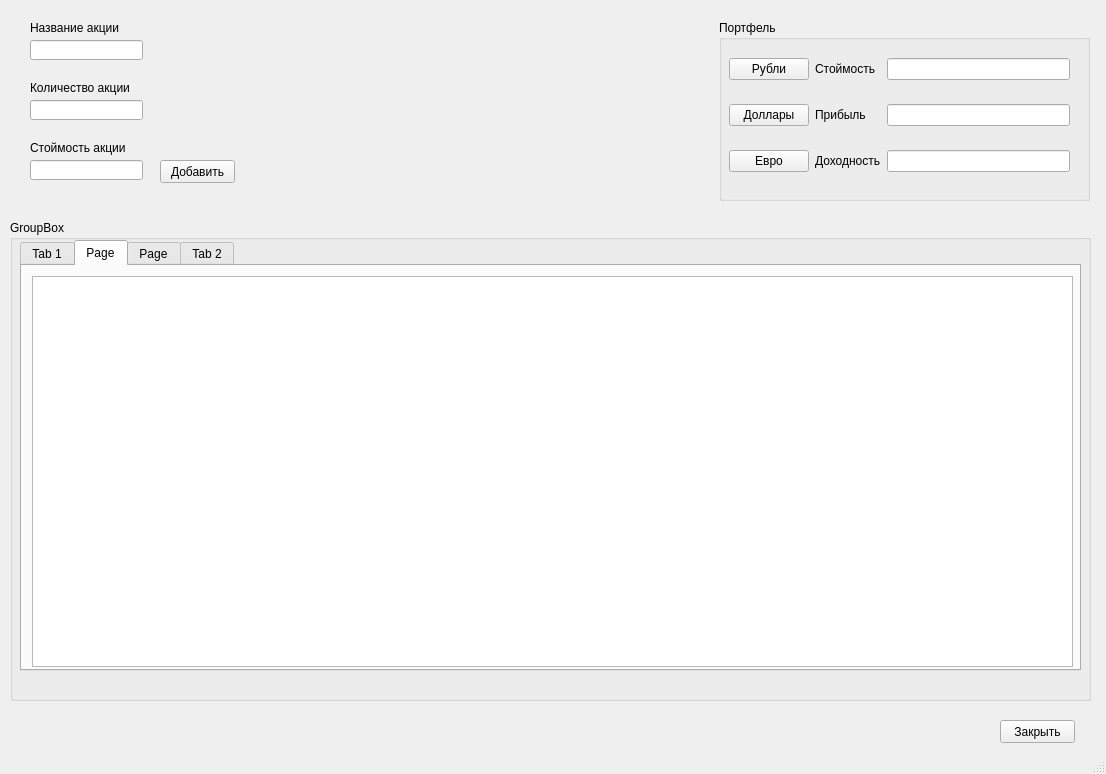
<?xml version="1.0" encoding="UTF-8"?>
<ui version="4.0">
 <class>MainWindow</class>
 <widget class="QMainWindow" name="MainWindow">
  <property name="geometry">
   <rect>
    <x>0</x>
    <y>0</y>
    <width>1106</width>
    <height>774</height>
   </rect>
  </property>
  <property name="windowTitle">
   <string>MainWindow</string>
  </property>
  <widget class="QWidget" name="centralwidget">
   <widget class="QPushButton" name="pushButton">
    <property name="geometry">
     <rect>
      <x>1000</x>
      <y>720</y>
      <width>75</width>
      <height>23</height>
     </rect>
    </property>
    <property name="text">
     <string>Закрыть</string>
    </property>
   </widget>
   <widget class="QGroupBox" name="groupBox">
    <property name="geometry">
     <rect>
      <x>10</x>
      <y>220</y>
      <width>1081</width>
      <height>481</height>
     </rect>
    </property>
    <property name="title">
     <string>GroupBox</string>
    </property>
    <widget class="QTabWidget" name="tabWidget">
     <property name="geometry">
      <rect>
       <x>10</x>
       <y>20</y>
       <width>1061</width>
       <height>431</height>
      </rect>
     </property>
     <property name="currentIndex">
      <number>1</number>
     </property>
     <widget class="QWidget" name="tab">
      <attribute name="title">
       <string>Tab 1</string>
      </attribute>
      <widget class="QWidget" name="horizontalLayoutWidget">
       <property name="geometry">
        <rect>
         <x>10</x>
         <y>10</y>
         <width>1041</width>
         <height>391</height>
        </rect>
       </property>
       <layout class="QHBoxLayout" name="horizontalLayout">
        <item>
         <widget class="QWidget" name="MplWidget" native="true"/>
        </item>
        <item>
         <widget class="QWidget" name="MplWidget_2" native="true"/>
        </item>
       </layout>
      </widget>
     </widget>
     <widget class="QWidget" name="tab_4">
      <attribute name="title">
       <string>Page</string>
      </attribute>
      <widget class="QTableView" name="InitDataTable">
       <property name="geometry">
        <rect>
         <x>10</x>
         <y>10</y>
         <width>1041</width>
         <height>391</height>
        </rect>
       </property>
      </widget>
     </widget>
     <widget class="QWidget" name="tab_3">
      <attribute name="title">
       <string>Page</string>
      </attribute>
     </widget>
     <widget class="QWidget" name="tab_2">
      <attribute name="title">
       <string>Tab 2</string>
      </attribute>
     </widget>
    </widget>
   </widget>
   <widget class="QGroupBox" name="groupBox_2">
    <property name="geometry">
     <rect>
      <x>719</x>
      <y>20</y>
      <width>371</width>
      <height>181</height>
     </rect>
    </property>
    <property name="title">
     <string>Портфель</string>
    </property>
    <widget class="QWidget" name="gridLayoutWidget">
     <property name="geometry">
      <rect>
       <x>10</x>
       <y>20</y>
       <width>341</width>
       <height>151</height>
      </rect>
     </property>
     <layout class="QGridLayout" name="gridLayout">
      <item row="2" column="1">
       <widget class="QLabel" name="label_3">
        <property name="text">
         <string>Доходность</string>
        </property>
       </widget>
      </item>
      <item row="1" column="1">
       <widget class="QLabel" name="label_2">
        <property name="text">
         <string>Прибыль</string>
        </property>
       </widget>
      </item>
      <item row="2" column="2">
       <widget class="QLineEdit" name="lineEdit_3"/>
      </item>
      <item row="1" column="2">
       <widget class="QLineEdit" name="lineEdit_2"/>
      </item>
      <item row="0" column="1">
       <widget class="QLabel" name="label">
        <property name="text">
         <string>Стоймость</string>
        </property>
       </widget>
      </item>
      <item row="0" column="2">
       <widget class="QLineEdit" name="lineEdit"/>
      </item>
      <item row="0" column="0">
       <widget class="QPushButton" name="pushButton_2">
        <property name="text">
         <string>Рубли</string>
        </property>
       </widget>
      </item>
      <item row="1" column="0">
       <widget class="QPushButton" name="pushButton_3">
        <property name="text">
         <string>Доллары</string>
        </property>
       </widget>
      </item>
      <item row="2" column="0">
       <widget class="QPushButton" name="pushButton_4">
        <property name="text">
         <string>Евро</string>
        </property>
       </widget>
      </item>
     </layout>
    </widget>
   </widget>
   <widget class="QPushButton" name="pushButton_5">
    <property name="geometry">
     <rect>
      <x>160</x>
      <y>160</y>
      <width>75</width>
      <height>23</height>
     </rect>
    </property>
    <property name="text">
     <string>Добавить</string>
    </property>
   </widget>
   <widget class="QLineEdit" name="lineEdit_4">
    <property name="geometry">
     <rect>
      <x>30</x>
      <y>40</y>
      <width>113</width>
      <height>20</height>
     </rect>
    </property>
   </widget>
   <widget class="QLabel" name="label_4">
    <property name="geometry">
     <rect>
      <x>30</x>
      <y>20</y>
      <width>111</width>
      <height>16</height>
     </rect>
    </property>
    <property name="text">
     <string>Название акции</string>
    </property>
   </widget>
   <widget class="QLabel" name="label_5">
    <property name="geometry">
     <rect>
      <x>30</x>
      <y>80</y>
      <width>111</width>
      <height>16</height>
     </rect>
    </property>
    <property name="text">
     <string>Количество акции</string>
    </property>
   </widget>
   <widget class="QLineEdit" name="lineEdit_5">
    <property name="geometry">
     <rect>
      <x>30</x>
      <y>100</y>
      <width>113</width>
      <height>20</height>
     </rect>
    </property>
   </widget>
   <widget class="QLineEdit" name="lineEdit_6">
    <property name="geometry">
     <rect>
      <x>30</x>
      <y>160</y>
      <width>113</width>
      <height>20</height>
     </rect>
    </property>
   </widget>
   <widget class="QLabel" name="label_6">
    <property name="geometry">
     <rect>
      <x>30</x>
      <y>140</y>
      <width>111</width>
      <height>16</height>
     </rect>
    </property>
    <property name="text">
     <string>Стоймость акции</string>
    </property>
   </widget>
  </widget>
  <widget class="QStatusBar" name="statusbar"/>
 </widget>
 <resources/>
 <connections/>
</ui>
